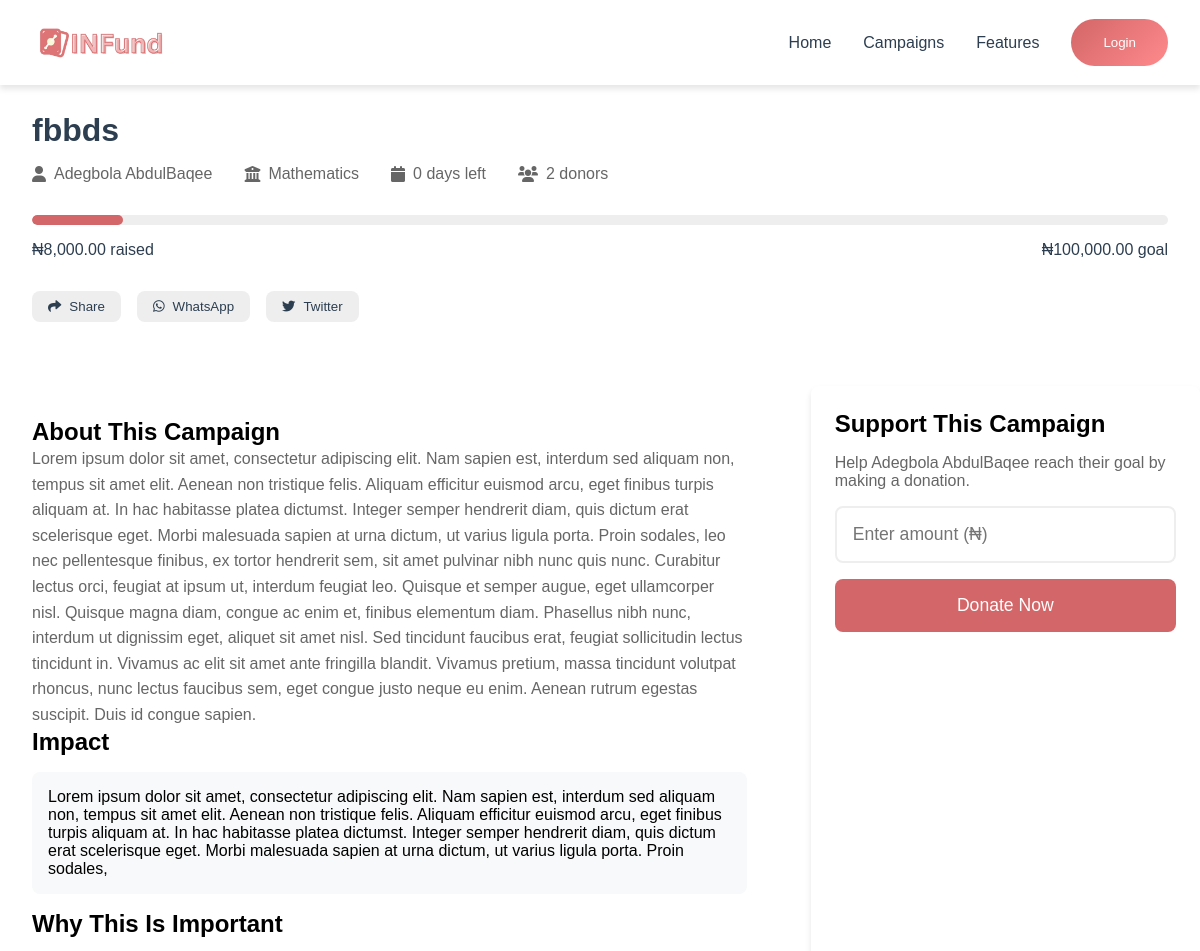
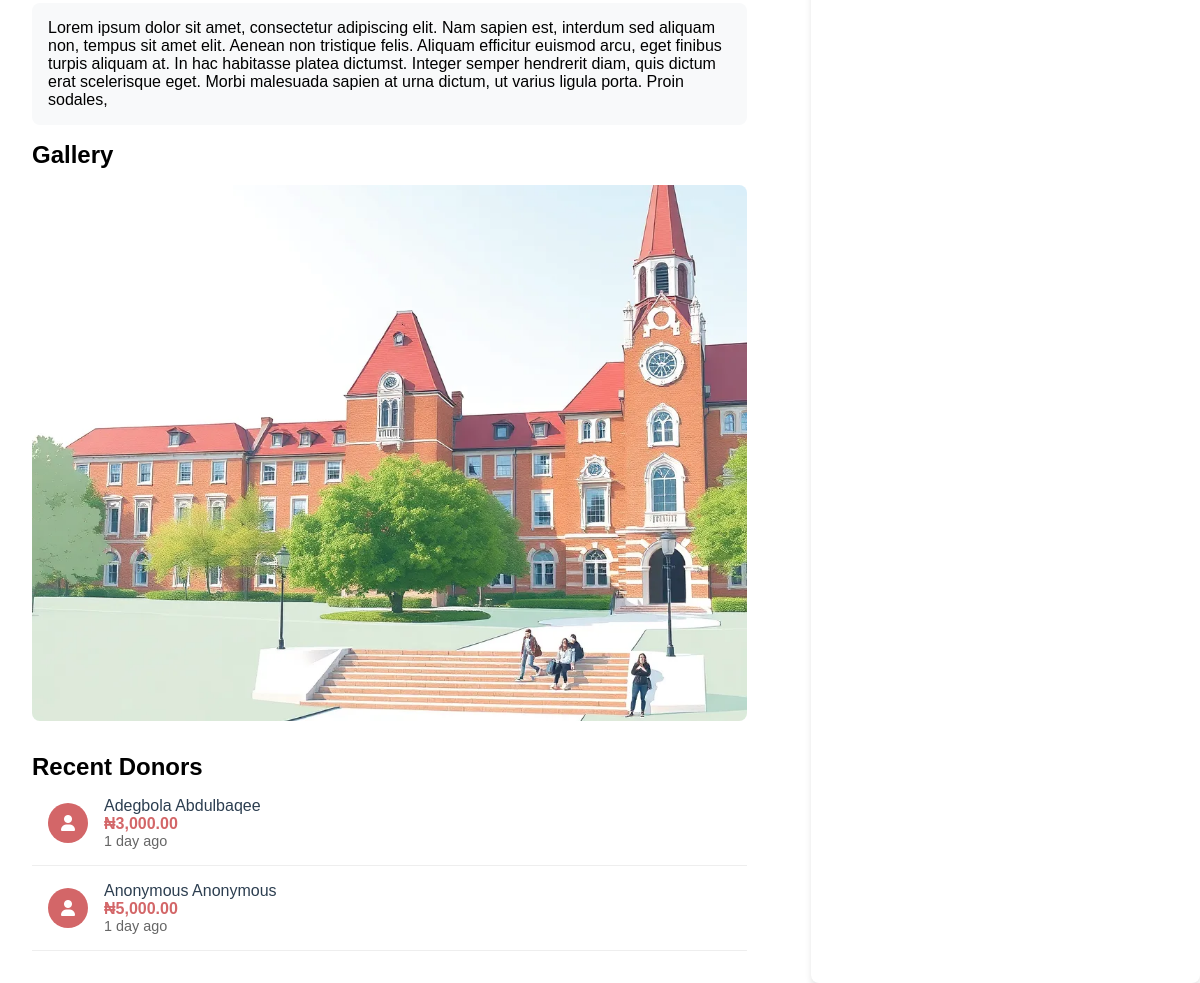
Screenshot of /dashboard/campaign.php?id=4 with the database file from the repository (2 pictures, top to bottom).
### tables this page shows
CREATE TABLE `campaigns` (
  `id` int(11) NOT NULL,
  `title` varchar(255) NOT NULL,
  `description` text NOT NULL,
  `impact` text DEFAULT NULL,
  `importance` text DEFAULT NULL,
  `uid` int(11) NOT NULL,
  `goal_amount` decimal(15,2) NOT NULL,
  `university` varchar(200) DEFAULT NULL,
  `amount_raised` decimal(15,2) DEFAULT 0.00,
  `start_date` date NOT NULL,
  `end_date` date NOT NULL,
  `status` enum('active','completed','cancelled') DEFAULT 'active',
  `created_at` timestamp NOT NULL DEFAULT current_timestamp(),
  `updated_at` timestamp NOT NULL DEFAULT current_timestamp() ON UPDATE current_timestamp(),
  `image1` varchar(1000) NOT NULL,
  `image2` varchar(1000) DEFAULT NULL,
  `image3` varchar(1000) DEFAULT NULL,
  `image4` varchar(1000) DEFAULT NULL
);

CREATE TABLE `users` (
  `id` int(11) NOT NULL,
  `fullname` varchar(1000) NOT NULL,
  `email` varchar(200) DEFAULT NULL,
  `balance` decimal(15,2) NOT NULL DEFAULT 0.00,
  `username` varchar(30) NOT NULL,
  `phone` varchar(30) DEFAULT NULL,
  `dob` varchar(200) DEFAULT NULL,
  `country` varchar(200) DEFAULT NULL,
  `state` varchar(1000) DEFAULT NULL,
  `university` varchar(1000) DEFAULT NULL,
  `faculty` varchar(1000) DEFAULT NULL,
  `department` varchar(1000) DEFAULT NULL,
  `matric_no` varchar(1000) NOT NULL,
  `password` varchar(1000) DEFAULT NULL,
  `level` varchar(200) NOT NULL DEFAULT '100',
  `bank_id` varchar(200) DEFAULT NULL,
  `bank_account_name` varchar(200) DEFAULT NULL,
  `account_number` int(30) DEFAULT NULL,
  `created_at` varchar(1000) DEFAULT current_timestamp(),
  `last_login` varchar(1000) DEFAULT current_timestamp(),
  `gender` varchar(1000) DEFAULT NULL
);

CREATE TABLE `donations` (
  `id` int(11) NOT NULL,
  `campaign_id` int(11) NOT NULL,
  `donor_name` varchar(255) DEFAULT 'Anonymous',
  `amount` decimal(15,2) NOT NULL,
  `email` varchar(255) DEFAULT NULL,
  `created_at` timestamp NOT NULL DEFAULT current_timestamp()
);

### dashboard/campaign.php (the view, shortened to what this page needs)
<?php
require_once '../config/config.php';
function getCampaignDetails($campaign_id)
{
    global $conn;
    $query = "SELECT c.*, u.fullname, u.department, u.faculty
              FROM campaigns c
              JOIN users u ON c.uid = u.id
              WHERE c.id = ?";
    $stmt = $conn->prepare($query);
    $stmt->bind_param("i", $campaign_id);
    $stmt->execute();
    $result = $stmt->get_result();
    return $result->fetch_assoc();
}
function getRecentDonors($campaign_id, $limit = 3)
{
    global $conn;
    $query = "SELECT donor_name, amount, created_at
              FROM donations
              WHERE campaign_id = ?
              ORDER BY created_at DESC
              LIMIT ?";
    $stmt = $conn->prepare($query);
    $stmt->bind_param("ii", $campaign_id, $limit);
    $stmt->execute();
    return $stmt->get_result()->fetch_all(MYSQLI_ASSOC);
}
$campaign_id = isset($_GET['id']) ? intval($_GET['id']) : 0;
$campaign = getCampaignDetails($campaign_id);
$end_date = new DateTime($campaign['end_date']);
$today = new DateTime();
$days_left = $today->diff($end_date)->days;
$progress = ($campaign['amount_raised'] / $campaign['goal_amount']) * 100;
?>
<?php if (!isset($_SESSION['user_id'])) { ?>
    <head>
        <link rel="stylesheet" href="https://cdnjs.cloudflare.com/ajax/libs/font-awesome/6.0.0/css/all.min.css">
        <link rel="stylesheet" href="../assets/css/colors.css">
        <link rel="stylesheet" href="../assets/css/user/campaign.css">
        <link rel="stylesheet" href="../assets/css/landing/nav_only.css">
    </head>
    <nav>
        <div class="nav-content">
            <div class="logo">
                <img src='../assets/images/static/logo_text.png' alt="InFund" />
            </div>
            <ul class="nav-links">
                <li><a href="../#home">Home</a></li>
                <li><a href="../#campaigns">Campaigns</a></li>
                <li><a href="../#features">Features</a></li>
                <li><a href="../login"><button class="btn-primary">Login</button></a></li>
            </ul>
        </div>
    </nav>
<?php } ?>
<main class="main-content">
    <div class="campaign-detail-header">
        <h1 class="campaign-title"><?php echo htmlspecialchars($campaign['title']); ?></h1>
        <div class="campaign-meta">
            <div class="meta-item">
                <i class="fas fa-user"></i>
                <span><?php echo htmlspecialchars($campaign['fullname']); ?></span>
            </div>
            <div class="meta-item">
                <i class="fas fa-university"></i>
                <span><?php echo htmlspecialchars($campaign['department']); ?></span>
            </div>
            <div class="meta-item">
                <i class="fas fa-calendar"></i>
                <span><?php echo $days_left; ?> days left</span>
            </div>
            <div class="meta-item">
                <i class="fas fa-users"></i>
                <span><?php echo count(getRecentDonors($campaign_id, 1000)); ?> donors</span>
            </div>
        </div>
        <div class="progress-section">
            <div class="progress-bar">
                <div class="progress-fill" style="width: <?php echo min(100, $progress); ?>%"></div>
            </div>
            <div class="progress-stats">
                <span>₦<?php echo number_format($campaign['amount_raised'], 2); ?> raised</span>
                <span>₦<?php echo number_format($campaign['goal_amount'], 2); ?> goal</span>
            </div>
        </div>
        <div class="share-buttons">
            <button class="share-button">
                <i class="fas fa-share"></i>
                Share
            </button>
            <button class="share-button">
                <i class="fab fa-whatsapp"></i>
                WhatsApp
            </button>
            <button class="share-button">
                <i class="fab fa-twitter"></i>
                Twitter
            </button>
        </div>
    </div>
    <div class="campaign-content">
        <div class="campaign-description">
            <h2>About This Campaign</h2>
            <div class="description-content">
                <?php echo nl2br(htmlspecialchars($campaign['description'])); ?>
            </div>
            <?php if ($campaign['impact']) : ?>
                <h2>Impact</h2>
                <div class="impact-content">
                    <?php echo nl2br(htmlspecialchars($campaign['impact'])); ?>
                </div>
            <?php endif; ?>
            <?php if ($campaign['importance']) : ?>
                <h2>Why This Is Important</h2>
                <div class="importance-content">
                    <?php echo nl2br(htmlspecialchars($campaign['importance'])); ?>
                </div>
            <?php endif; ?>
            <?php if ($campaign['image1'] || $campaign['image2'] || $campaign['image3'] || $campaign['image4']) : ?>
                <h2>Gallery</h2>
                <div class="campaign-gallery">
                    <?php
                    for ($i = 1; $i <= 4; $i++) {
                        $image = $campaign['image' . $i];
                        if ($image) {
                            echo '<div class="gallery-item">';
                            echo '<img src="../assets/images/campaigns/' . htmlspecialchars($image) . '" alt="Campaign Image ' . $i . '">';
                            echo '</div>';
                        }
                    }
                    ?>
                </div>
            <?php endif; ?>
            <div class="donor-list">
                <h2>Recent Donors</h2>
                <?php
                $recent_donors = getRecentDonors($campaign_id);
                foreach ($recent_donors as $donor) :
                ?>
                    <div class="donor-card">
                        <div class="donor-avatar">
                            <i class="fas fa-user"></i>
                        </div>
                        <div class="donor-info">
                            <div class="donor-name"><?php echo htmlspecialchars($donor['donor_name']); ?></div>
                            <div class="donation-amount">₦<?php echo number_format($donor['amount'], 2); ?></div>
                            <div class="donation-time"><?php echo timeAgo($donor['created_at']); ?></div>
                        </div>
                    </div>
                <?php endforeach; ?>
            </div>
        </div>
        <div class="donate-section">
            <h2>Support This Campaign</h2>
            <p style="margin: 1rem 0; color: #666;">Help <?php echo htmlspecialchars($campaign['fullname']); ?> reach their goal by making a donation.</p>
            <input type="number" class="donation-input" placeholder="Enter amount (₦)" min="100">
            <button class="donate-button" onclick="openDonateModal()">Donate Now</button>
        </div>
    </div>
</main>
<?php
function timeAgo($timestamp)
{
    $datetime = new DateTime($timestamp);
    $now = new DateTime();
    $interval = $now->diff($datetime);
    if ($interval->d > 0) return $interval->d . ' day' . ($interval->d > 1 ? 's' : '') . ' ago';
    return 'just now';
}
?>

### assets/css/user/campaign.css (style rules this page uses)
.campaign-detail-header { background: var(--card-background); padding: 2rem; border-radius: var(--border-radius); margin-bottom: 2rem; position: relative; overflow: hidden; }
.campaign-detail-header::before { content: ""; position: absolute; top: 0; left: 0; right: 0; height: 5px; background: var(--accent-color); }
.campaign-title { font-size: 2rem; color: var(--text-color); margin-bottom: 1rem; }
.campaign-meta { display: flex; gap: 2rem; margin-bottom: 1.5rem; color: #666; flex-wrap: wrap; }
.meta-item { display: flex; align-items: center; gap: 0.5rem; }
.progress-section { margin: 2rem 0; }
.progress-bar { height: 10px; background: #eee; border-radius: 5px; margin: 1rem 0; overflow: hidden; }
.progress-fill { height: 100%; background: var(--accent-color); border-radius: 5px; transition: width 1s ease; }
.progress-stats { display: flex; justify-content: space-between; margin-top: 0.5rem; color: var(--text-color); }
.donate-section { position: sticky; top: 2rem; background: var(--card-background); padding: 1.5rem; border-radius: var(--border-radius); box-shadow: var(--shadow); }
.donate-button { width: 100%; padding: 1rem; background: var(--accent-color); color: white; border: none; border-radius: var(--border-radius); font-size: 1.1rem; cursor: pointer; transition: var(--transition); }
.donation-input { width: 100%; padding: 1rem; border: 2px solid #eee; border-radius: var(--border-radius); margin-bottom: 1rem; font-size: 1.1rem; }
.campaign-content { display: grid; grid-template-columns: 2fr 1fr; gap: 2rem; margin-top: 2rem; }
.campaign-description { background: var(--card-background); padding: 2rem; border-radius: var(--border-radius); }
.description-content { color: #666; line-height: 1.6; }
.donor-list { margin-top: 2rem; }
.donor-card { display: flex; align-items: center; gap: 1rem; padding: 1rem; border-bottom: 1px solid #eee; }
.donor-avatar { width: 40px; height: 40px; border-radius: 50%; background: var(--accent-color); display: flex; align-items: center; justify-content: center; color: white; }
.donor-info { flex: 1; }
.donor-name { font-weight: 500; color: var(--text-color); }
.donation-amount { color: var(--accent-color); font-weight: 600; }
.donation-time { font-size: 0.9rem; color: #666; }
.share-buttons { display: flex; gap: 1rem; margin-top: 1rem; }
.share-button { padding: 0.5rem 1rem; border: none; border-radius: var(--border-radius); background: #eee; color: var(--text-color); cursor: pointer; transition: var(--transition); display: flex; align-items: center; gap: 0.5rem; }
.campaign-gallery { display: grid; grid-template-columns: repeat(auto-fit, minmax(200px, 1fr)); gap: 1rem; margin: 1rem 0; }
.gallery-item { position: relative; padding-top: 75%; overflow: hidden; border-radius: 8px; }
.gallery-item img { position: absolute; top: 0; left: 0; width: 100%; height: 100%; object-fit: cover; transition: transform 0.3s ease; }
.impact-content, .importance-content { margin: 1rem 0; padding: 1rem; background-color: #f8f9fa; border-radius: 8px; }

### assets/css/landing/nav_only.css (style rules this page uses)
* { margin: 0; padding: 0; box-sizing: border-box; }
nav { background-color: var(--card-background); padding: 0.2rem 1rem; position: fixed; width: 100%; top: 0; z-index: 100; box-shadow: var(--shadow); }
.nav-content { max-width: 1200px; margin: 0 auto; display: flex; justify-content: space-between; align-items: center; padding: 1rem; }
.logo { font-size: 1rem; font-weight: bold; color: var(--primary-color); z-index: 101; }
.logo img { height: 30px; width: auto; }
.nav-links { display: flex; gap: 2rem; list-style: none; align-items: center; }
.nav-links a { text-decoration: none; color: var(--text-color); transition: var(--transition); padding: 0.5rem 0; }
.btn-primary, .btn-secondary { display: inline-flex; align-items: center; gap: 0.5rem; padding: 1rem 2rem; border-radius: 30px; font-weight: 500; transition: var(--transition); text-decoration: none; text-align: center; justify-content: center; }
.btn-primary { background: var(--gradient); color: white; border: none; }
main { padding-top: 80px; }

### rows the page displays
campaigns: title "fbbds", uid.fullname "Adegbola AbdulBaqee", uid.department "Mathematics", amount_raised "8,000.00", goal_amount "100,000.00", description "Lorem ipsum dolor sit amet, consectetur adipiscing elit. Nam sapien est, interdum sed aliquam non, tempus sit amet elit. Aenean non tristique felis. Aliquam efficitur euismod arcu, eget finibus turpis aliquam at. In hac habitasse platea dictumst. Integer semper hendrerit diam, quis dictum erat scelerisque eget. Morbi malesuada sapien at urna dictum, ut varius ligula porta. Proin sodales, leo nec pellentesque finibus, ex tortor hendrerit sem, sit amet pulvinar nibh nunc quis nunc. Curabitur lectus orci, feugiat at ipsum ut, interdum feugiat leo. Quisque et semper augue, eget ullamcorper nisl. Quisque magna diam, congue ac enim et, finibus elementum diam. Phasellus nibh nunc, interdum ut…", impact "Lorem ipsum dolor sit amet, consectetur adipiscing elit. Nam sapien est, interdum sed aliquam non, tempus sit amet elit. Aenean non tristique felis. Aliquam efficitur euismod arcu, eget finibus turpis aliquam at. In hac habitasse platea dictumst. Integer semper hendrerit diam, quis dictum erat scelerisque eget. Morbi malesuada sapien at urna dictum, ut varius ligula porta. Proin sodales,", importance "Lorem ipsum dolor sit amet, consectetur adipiscing elit. Nam sapien est, interdum sed aliquam non, tempus sit amet elit. Aenean non tristique felis. Aliquam efficitur euismod arcu, eget finibus turpis aliquam at. In hac habitasse platea dictumst. Integer semper hendrerit diam, quis dictum erat scelerisque eget. Morbi malesuada sapien at urna dictum, ut varius ligula porta. Proin sodales,", image1 (picture)
donations: donor_name "Adegbola Abdulbaqee", amount "3,000.00", created_at "1 day ago"
donations: donor_name "Anonymous Anonymous", amount "5,000.00", created_at "1 day ago"

### other values shown
count(getRecentDonors($campaign_id, 1000)) "2"
